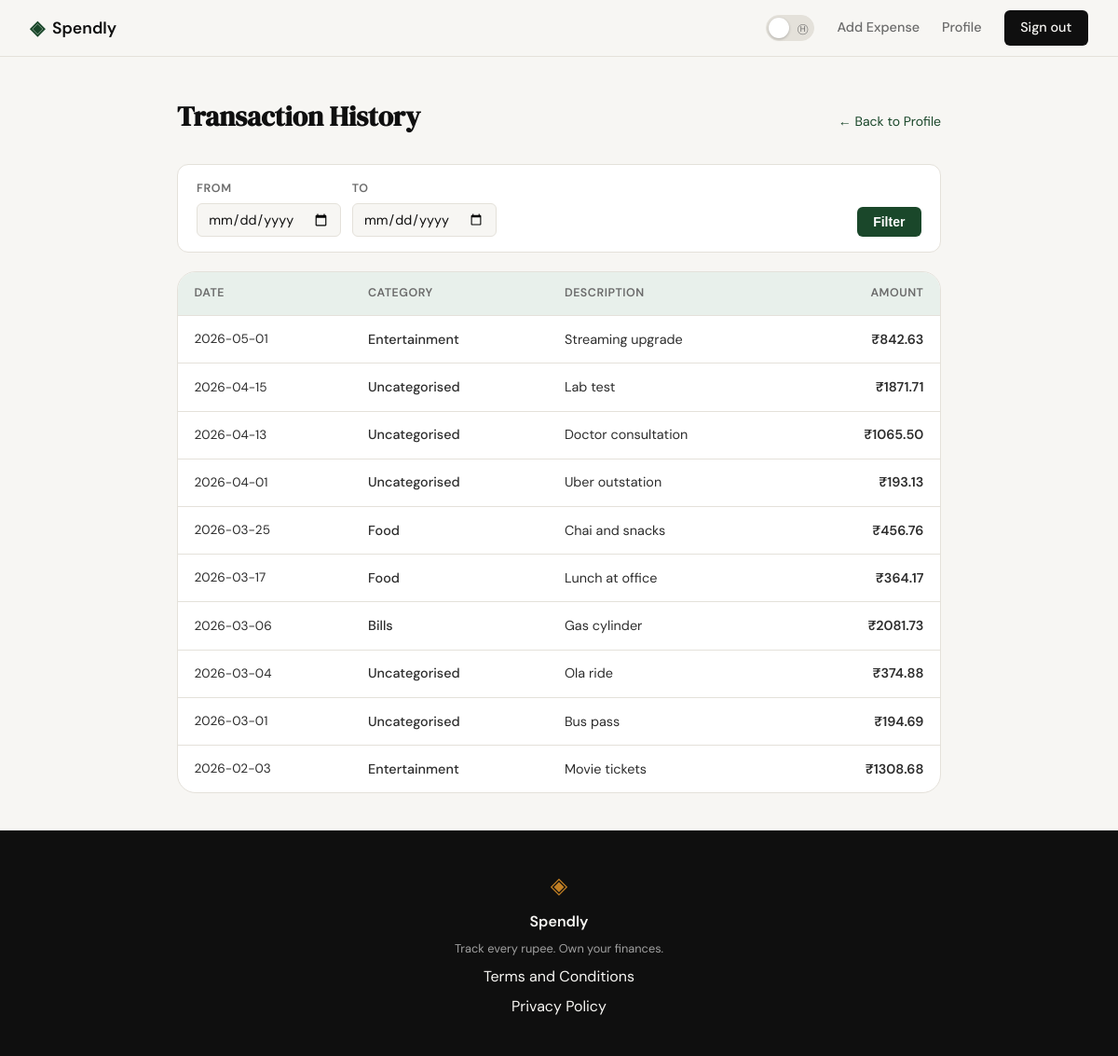
The page /profile/history (signed in) on the database as committed earlier.
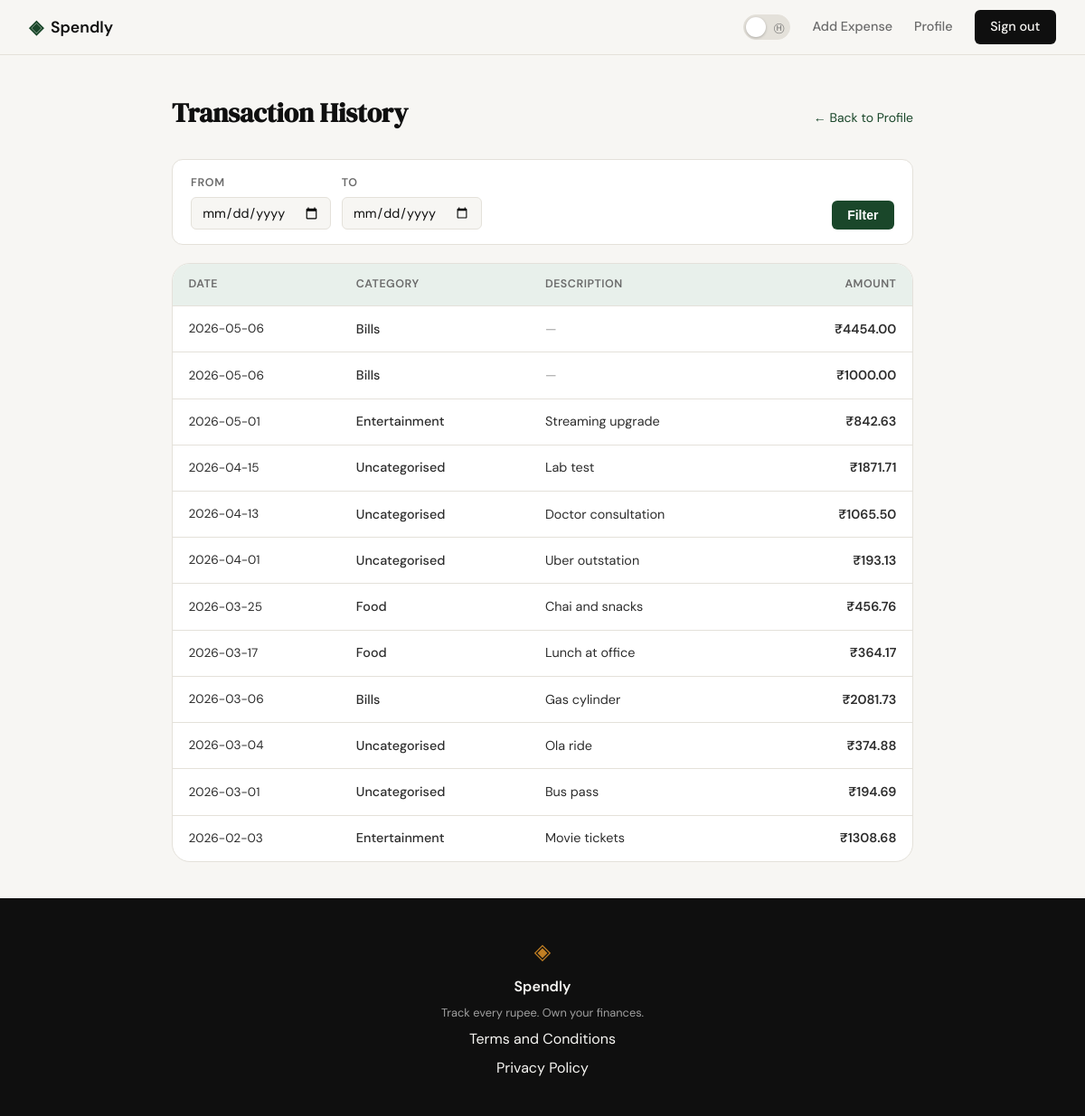
The same page on the database as committed later.
### tables this page shows
CREATE TABLE expenses (
            id          INTEGER PRIMARY KEY AUTOINCREMENT,
            user_id     INTEGER NOT NULL REFERENCES users(id) ON DELETE CASCADE,
            category_id INTEGER REFERENCES categories(id) ON DELETE SET NULL,
            amount      REAL    NOT NULL,
            date        DATE    NOT NULL,
            description TEXT,
            created_at  TIMESTAMP DEFAULT CURRENT_TIMESTAMP,
            updated_at  TIMESTAMP DEFAULT CURRENT_TIMESTAMP
        );

### app.py (the view)
@app.route("/profile/history")
@login_required
def transaction_history():
    from_date, to_date = _parse_date_params()
    conn = get_db()
    try:
        expenses = conn.execute(
            """
            SELECT e.id, e.amount, e.date, e.description,
                   COALESCE(c.name, 'Uncategorised') AS category
            FROM expenses e
            LEFT JOIN categories c ON c.id = e.category_id
            WHERE e.user_id = ?
              AND (? IS NULL OR e.date >= ?)
              AND (? IS NULL OR e.date <= ?)
            ORDER BY e.date DESC, e.id DESC
            """,
            (session["user_id"], from_date, from_date, to_date, to_date)
        ).fetchall()
    finally:
        conn.close()
    return render_template(
        "history.html",
        expenses=expenses,
        user_name=session["user_name"],
        from_date=from_date,
        to_date=to_date,
    )

### app.py (called while the page is built)
def login_required(f):
    @wraps(f)
    def decorated(*args, **kwargs):
        if "user_id" not in session:
            flash("Please sign in to continue.", "error")
            return redirect(url_for("login"))
        return f(*args, **kwargs)
    return decorated

def _parse_date_params():
    from_date = request.args.get("from", "").strip() or None
    to_date   = request.args.get("to",   "").strip() or None
    for val in (from_date, to_date):
        if val and not _DATE_RE.match(val):
            flash("Invalid date format — use YYYY-MM-DD.", "error")
            return None, None
    return from_date, to_date

### database/db.py (called while the page is built)
def get_db():
    conn = sqlite3.connect(DATABASE)
    conn.row_factory = sqlite3.Row
    conn.execute("PRAGMA foreign_keys = ON")
    return conn

### templates/history.html (shortened to what this page needs)
{% extends "base.html" %}
{% block content %}
<div class="history-wrapper">
    <div class="history-header">
        <h1 class="history-title">Transaction History</h1>
        <a href="{{ url_for('profile') }}" class="back-link">&larr; Back to Profile</a>
    </div>
    <form class="date-filter-form" method="get" action="">
        <div class="filter-fields">
            <label class="filter-label">
                From
                <input class="filter-input" type="date" name="from" value="{{ from_date or '' }}">
            </label>
            <label class="filter-label">
                To
                <input class="filter-input" type="date" name="to" value="{{ to_date or '' }}">
            </label>
        </div>
        <div class="filter-actions">
            <button class="filter-btn" type="submit">Filter</button>
        </div>
    </form>
    <div class="history-card">
        {% if expenses %}
        <table class="history-table">
            <thead>
                <tr>
                    <th>Date</th>
                    <th>Category</th>
                    <th>Description</th>
                    <th class="col-amount">Amount</th>
                </tr>
            </thead>
            <tbody>
                {% for e in expenses %}
                <tr>
                    <td class="td-date">{{ e['date'] }}</td>
                    <td class="td-category">{{ e['category'] }}</td>
                    <td class="td-description">
                        {% if e['description'] %}
                            {{ e['description'] }}
                        {% else %}
                            <span class="em-dash">&mdash;</span>
                        {% endif %}
                    </td>
                    <td class="td-amount">&#8377;{{ "%.2f"|format(e['amount']) }}</td>
                </tr>
                {% endfor %}
            </tbody>
        </table>
        {% else %}
        <div class="empty-state">
            <div class="empty-icon">&#9651;</div>
            <h2>No transactions yet</h2>
            <p>Your expenses will appear here once you start tracking them.</p>
        </div>
        {% endif %}
    </div>
</div>
{% endblock %}

### templates/base.html (shortened to what this page needs)
<!DOCTYPE html>
<html lang="en">
<head>
    <link rel="stylesheet" href="{{ url_for('static', filename='css/style.css') }}">
</head>
<body>
    <nav class="navbar">
        <div class="nav-inner">
            <a href="{{ url_for('landing') }}" class="nav-brand">
                <span class="brand-icon">◈</span>
                <span class="brand-name">Spendly</span>
            </a>
            <div class="nav-links">
                <button class="theme-toggle" id="themeToggle" aria-label="Switch to dark mode">
                    <span class="toggle-track">
                        <span class="toggle-icon toggle-moon">&#9405;</span>
                        <span class="toggle-knob"></span>
                    </span>
                </button>
                {% if session.get("user_id") %}
                <a href="{{ url_for('add_expense') }}">Add Expense</a>
                <a href="{{ url_for('profile') }}">Profile</a>
                <a href="{{ url_for('logout') }}" class="nav-cta">Sign out</a>
                {% else %}
                <a href="{{ url_for('login') }}">Sign in</a>
                <a href="{{ url_for('register') }}" class="nav-cta">Get started</a>
                {% endif %}
            </div>
        </div>
    </nav>
    <main class="main-content">
        {% block content %}{% endblock %}
    </main>
    <footer class="footer">
        <div class="footer-inner">
            <span class="brand-icon">◈</span>
            <span class="footer-name">Spendly</span>
            <p class="footer-copy">Track every rupee. Own your finances.</p>
            <a href="#">Terms and Conditions</a>
            <a href="#">Privacy Policy</a>
        </div>
    </footer>
</body>
</html>

### static/css/style.css (style rules this page uses)
:root { --ink: #0f0f0f; --ink-soft: #2d2d2d; --ink-muted: #6b6b6b; --ink-faint: #a0a0a0; --paper: #f7f6f3; --paper-warm: #f0ede6; --paper-card: #ffffff; --accent: #1a472a; --accent-light: #e8f0eb; --accent-2: #c17f24; --accent-2-light: #fdf3e3; --danger: #c0392b; --danger-light: #fdecea; --border: #e4e1da; --border-soft: #eeebe4; --font-display: 'DM Serif Display', Georgia, serif; --font-body: 'DM Sans', system-ui, sans-serif; --max-width: 1200px; --auth-width: 440px; --radius-sm: 6px; --radius-md: 12px; --radius-lg: 20px; }
*, *::before, *::after { box-sizing: border-box; margin: 0; padding: 0; }
html { font-size: 16px; scroll-behavior: smooth; }
body { background: var(--paper); color: var(--ink); font-family: var(--font-body); font-size: 1rem; line-height: 1.6; -webkit-font-smoothing: antialiased; }
a { color: inherit; text-decoration: none; }
.navbar { position: sticky; top: 0; z-index: 100; background: var(--paper); border-bottom: 1px solid var(--border); padding: 0 2rem; }
.nav-inner { max-width: var(--max-width); margin: 0 auto; height: 60px; display: flex; align-items: center; justify-content: space-between; }
.nav-brand { display: flex; align-items: center; gap: 0.5rem; font-family: var(--font-body); font-weight: 600; font-size: 1.1rem; color: var(--ink); }
.brand-icon { color: var(--accent); font-size: 1.3rem; }
.brand-name { color: var(--ink); }
.nav-links { display: flex; align-items: center; gap: 1.5rem; font-size: 0.9rem; font-weight: 500; }
.nav-links a { color: var(--ink-muted); transition: color 0.2s; }
.nav-cta { background: var(--ink) !important; color: var(--paper) !important; padding: 0.45rem 1.1rem; border-radius: var(--radius-sm); transition: background 0.2s !important; }
.theme-toggle { background: none; border: none; cursor: pointer; padding: 0; display: flex; align-items: center; }
.toggle-track { position: relative; width: 52px; height: 28px; background: var(--border); border-radius: 999px; border: 1px solid var(--border); transition: background 0.25s, border-color 0.25s; }
.toggle-icon { position: absolute; font-size: 0.7rem; top: 50%; transform: translateY(-50%); transition: opacity 0.2s; user-select: none; pointer-events: none; }
.toggle-moon { right: 6px; color: var(--ink-muted); opacity: 1; }
.toggle-knob { position: absolute; width: 22px; height: 22px; background: var(--paper-card); border-radius: 50%; left: 2px; top: 50%; transform: translateY(-50%); transition: left 0.25s cubic-bezier(0.4, 0, 0.2, 1), background 0.25s; box-shadow: 0 1px 3px rgba(0,0,0,0.25); }
.main-content { min-height: calc(100vh - 60px - 100px); }
.footer { background: var(--ink); color: var(--paper); padding: 2.5rem 2rem; text-align: center; }
.footer-inner { display: flex; flex-direction: column; align-items: center; gap: 0.4rem; }
.footer .brand-icon { color: var(--accent-2); font-size: 1.5rem; }
.footer-name { font-weight: 600; font-size: 1rem; }
.footer-copy { font-size: 0.8rem; color: var(--ink-faint); }

Rows that differ between the two databases and show on the page:
added expenses: date "2026-05-06", category "Bills", amount "4454.00"
added expenses: date "2026-05-06", category "Bills", amount "1000.00"
